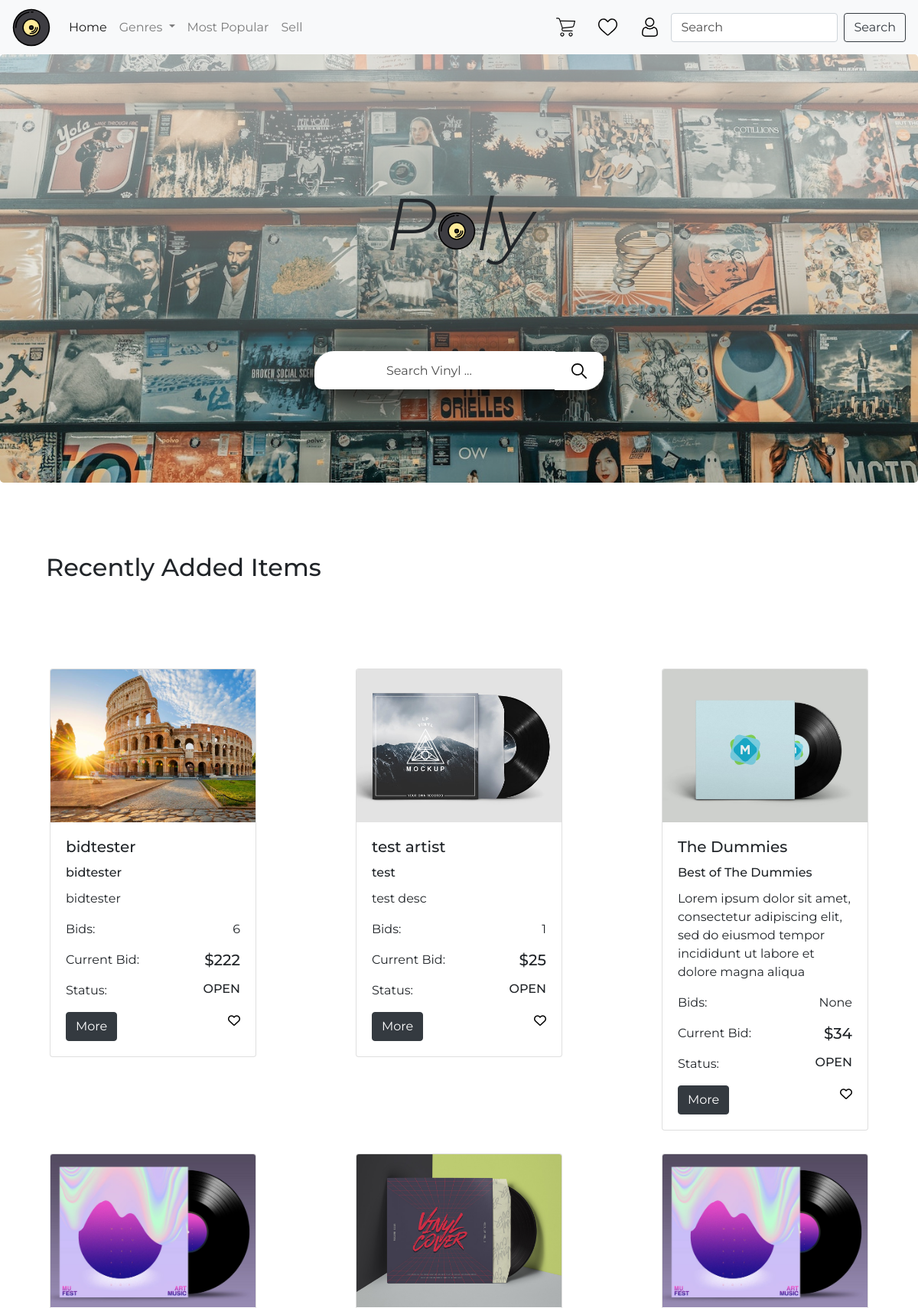
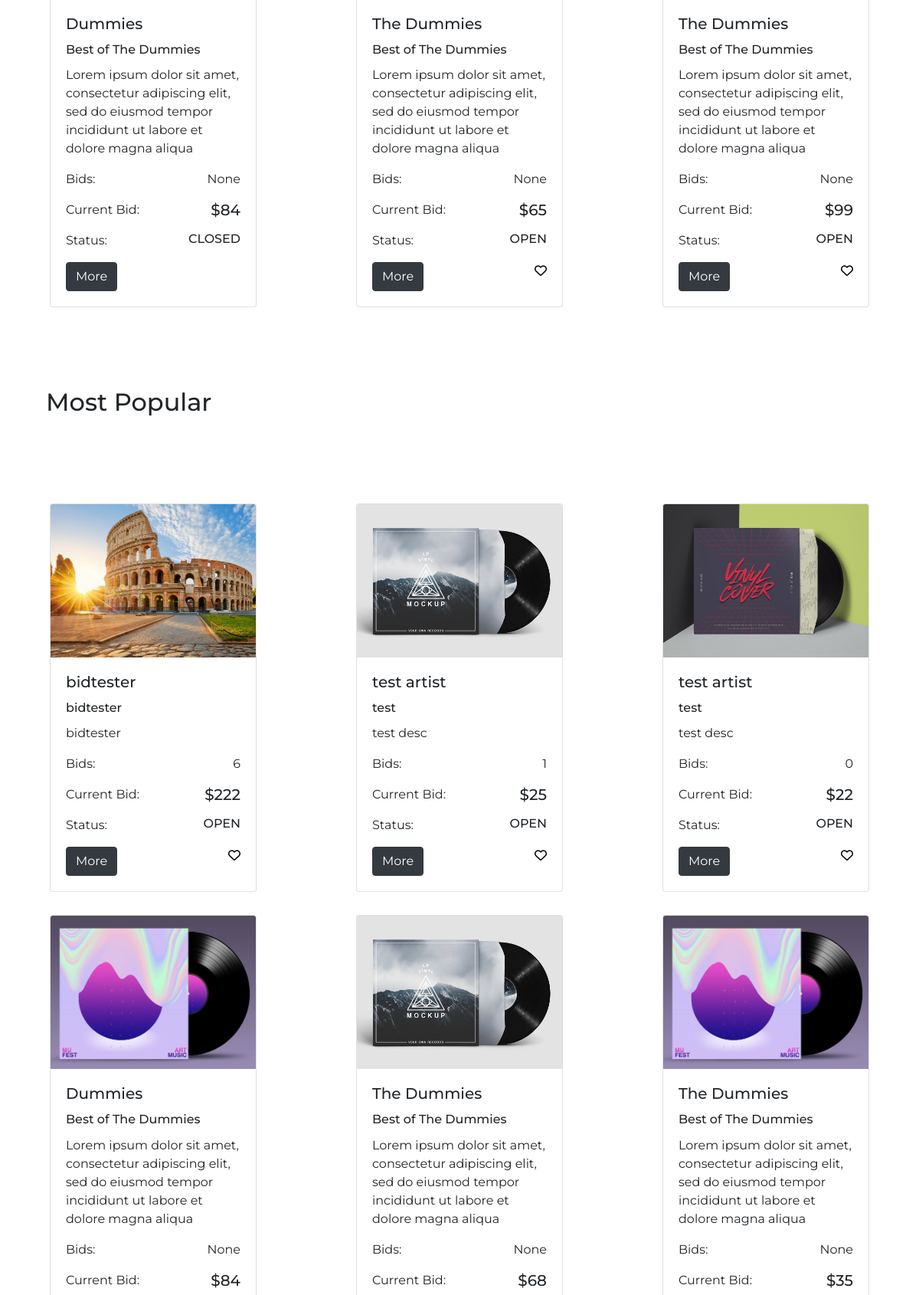
The page / (signed in, upper part) on the database its author committed (2 pictures, top to bottom).
### auction/models.py (models this page shows, shortened)
class Item(db.Model):
    __tablename__ = 'items'
    id = db.Column(db.Integer, primary_key=True)
    name = db.Column(db.String(100), index=True, nullable=False)
    description = db.Column(db.String(200), nullable=False)
    artist = db.Column(db.String(100), index=True, nullable=False)
    genre = db.Column(db.String(80), index=True, nullable=False)
    year = db.Column(db.Integer, nullable=False)
    designation = db.Column(db.String(80), nullable=False)
    image = db.Column(db.String(400), nullable=False)
    starting_value = db.Column(db.Integer, nullable=False)
    current_value = db.Column(db.Integer, nullable=False)
    bid_number = db.Column(db.Integer, nullable=True)
    status = db.Column(db.String(80), index=True, nullable=False)
    user_id = db.Column(db.Integer, db.ForeignKey('users.id'))
    date_posted = db.Column(db.String, nullable=False)
    watchlists = db.relationship('Watchlist', backref='items')
    bids = db.relationship('Bid', backref='items')

### auction/views.py (the view)
@bp.route('/')
def index():
    user_id = current_user.get_id()
    items = Item.query.all()
    recentitems = Item.query.with_entities(Item.id, Item.name, Item.description, Item.artist, Item.genre, Item.year, Item.designation, Item.image, Item.starting_value, Item.current_value, Item.bid_number, Item.status, Item.user_id, Item.date_posted, Watchlist.id.label("watchlist_id")).outerjoin(Watchlist).filter(or_(Watchlist.user_id==user_id, Watchlist.user_id == None)).order_by(Item.date_posted.desc()).limit(6)
    popularitems = Item.query.order_by(Item.bid_number.desc()).limit(6)
    return render_template('index.html', items=items, recentitems=recentitems, popularitems=popularitems)

### auction/templates/index.html (shortened to what this page needs)
{% extends 'base.html' %}
{% block content %}
<div class="jumbotron landing-hero backgr-default vertical-center col-12">
    <div class="row h-75 hero-title">
        <h1 class="display-1 text-center col-12">P<img src="../static/images/vinyl.svg" width="50px" alt="o"></span>ly
        </h1>
    </div>
    <div class="row">
        <form class="form-inline col-12 justify-content-center" action="{{url_for('main.search')}}">
            <div class="hero-search col-lg-4 col-sm-10">
                <input class="col-10 text-center search-input" type="search" placeholder="Search Vinyl ..."
                    aria-label="Search" name="search" />
                <button class="col-2 search-btn" type="submit"><img src="../static/images/search.svg" width="20px"
                        alt="Search"></button>
            </div>
        </form>
    </div>
</div>
<h2 class="col-12 def-padding">Recently Added Items</h2>
<div class="justify-content-around feat-row top-btm-padding d-flex flex-wrap">
    {% for item in recentitems %}
    <div class="lg-margin col-lg-3 col-md-5 col-sm-10">
        <div class="card  featured">
            <a href="item/{{item.id}}"><img class="card-img-top" src="{{item.image}}" alt="Card Image"></a>
            <div class="card-body">
                <h5 class="card-title">{{item.artist}}</h5>
                <h6 class="card-title">{{item.name}}</h6>
                <p class="card-text">{{item.description}}</p>
                <div class="space-between">
                    <p class="card-text">Bids: </p>
                    <p class="card-text">{{item.bid_number}}</p>
                </div>
                <div class="space-between">
                    <p class="card-text">Current Bid: </p>
                    <h5 class="card-text">${{item.current_value}}</h5>
                </div>
                <div class="space-between">
                    <p class="card-text">Status: </p>
                    <h6 class="card-text">{{item.status}}</h6>
                </div>
                <div class="space-between">
                    <a href="item/{{item.id}}" class="btn btn-dark">More</a>
                    {% if item.status=="OPEN" %}
                        {% if item.watchlist_id==None %}
                            <a href="watchlist/{{item.id}}/add"> <i class="far fa-heart"></i></a>
                        {% else %}
                            <a href="indexwatchlist/{{item.watchlist_id}}/del"> <i class="fas fa-heart"></i></a>
                        {% endif %}
                    {% endif %}
                </div>
            </div>
        </div>
    </div>
    {% endfor %}
</div>
<h2 class="col-12 def-padding">Most Popular</h2>
<div class="justify-content-around feat-row top-btm-padding d-flex flex-wrap">
    {% for item in popularitems %}
    <div class="lg-margin col-lg-3 col-md-5 col-sm-10">
        <div class="card  featured">
            <a href="item/{{item.id}}"><img class="card-img-top" src="{{item.image}}" alt="Card Image"></a>
            <div class="card-body">
                <h5 class="card-title">{{item.artist}}</h5>
                <h6 class="card-title">{{item.name}}</h6>
                <p class="card-text">{{item.description}}</p>
                <div class="space-between">
                    <p class="card-text">Bids: </p>
                    <p class="card-text">{{item.bid_number}}</p>
                </div>
                <div class="space-between">
                    <p class="card-text">Current Bid: </p>
                    <h5 class="card-text">${{item.current_value}}</h5>
                </div>
                <div class="space-between">
                    <p class="card-text">Status: </p>
                    <h6 class="card-text">{{item.status}}</h6>
                </div>
                <div class="space-between">
                    <a href="item/{{item.id}}" class="btn btn-dark">More</a>
                    <a href="watchlist"><i class="far fa-heart"></i></a>
                </div>
            </div>
        </div>
    </div>
    {% endfor %}
</div>
{% endblock %}

### auction/static/styles/style.css (style rules this page uses)
* { font-family: Montserrat; }
a { color: initial; }
.backgr-default { background-size: 100%; background-repeat: no-repeat; }
.def-padding { padding: 60px; }
.lg-margin { margin: 15px; }
.top-btm-padding { padding: 30px 0 30px 0; }
.landing-hero { background-image: linear-gradient(rgba(255, 255, 255, 0.6), rgba(255, 255, 255, 0)), url("../images/clay-banks-fEVaiLwWvlU-unsplash.jpg"); height: 70vh; background-size: cover; }
.hero-title { align-items: center; font-weight: 600; font-style: italic; }
.hero-search { padding: 0; height: 50px; border-radius: 20px; box-shadow: 0 12px 40px 0 rgba(0, 0, 0, 0.6), 0 12px 40px 0 rgba(0, 0, 0, 0.6); }
.search-input, .search-btn { background-color: white; color: black; border-radius: 0; margin: 0 !important; padding: 0 !important; height: 100%; border: none; }
.search-btn { margin-left: -5px !important; margin-top: -4px !important; border: 5px solid white; border-radius: 0px 10px 25px 0; }
.search-input { border-radius: 25px 0 0 10px; }
.featured { padding: 0; margin: 0; }
.card-img-top { width: 100%; height: 200px; object-fit: cover; }
.feat-row { margin: 0; }
.space-between { display: flex; justify-content: space-between; }
::placeholder { color: rgba(0,0,0,0.7) !important; opacity: 1; }

### rows shown on the page
Item: image (picture), artist "bidtester", name "bidtester", description "bidtester", bid_number "6", current_value "222", status "OPEN"
Item: image (picture), artist "test artist", name "test", description "test desc", bid_number "1", current_value "25", status "OPEN"
Item: image (picture), artist "The Dummies", name "Best of The Dummies", description "Lorem ipsum dolor sit amet, consectetur adipiscing elit, sed do eiusmod tempor incididunt ut labore et dolore magna aliqua", bid_number "None", current_value "34", status "OPEN"
Item: image (picture), artist "Dummies", name "Best of The Dummies", description "Lorem ipsum dolor sit amet, consectetur adipiscing elit, sed do eiusmod tempor incididunt ut labore et dolore magna aliqua", bid_number "None", current_value "84", status "CLOSED"
Item: image (picture), artist "The Dummies", name "Best of The Dummies", description "Lorem ipsum dolor sit amet, consectetur adipiscing elit, sed do eiusmod tempor incididunt ut labore et dolore magna aliqua", bid_number "None", current_value "65", status "OPEN"
Item: image (picture), artist "The Dummies", name "Best of The Dummies", description "Lorem ipsum dolor sit amet, consectetur adipiscing elit, sed do eiusmod tempor incididunt ut labore et dolore magna aliqua", bid_number "None", current_value "99", status "OPEN"
Item: image (picture), artist "test artist", name "test", description "test desc", bid_number "0", current_value "22", status "OPEN"
Item: image (picture), artist "The Dummies", name "Best of The Dummies", description "Lorem ipsum dolor sit amet, consectetur adipiscing elit, sed do eiusmod tempor incididunt ut labore et dolore magna aliqua", bid_number "None", current_value "68"
Item: image (picture), artist "The Dummies", name "Best of The Dummies", description "Lorem ipsum dolor sit amet, consectetur adipiscing elit, sed do eiusmod tempor incididunt ut labore et dolore magna aliqua", bid_number "None", current_value "35"
